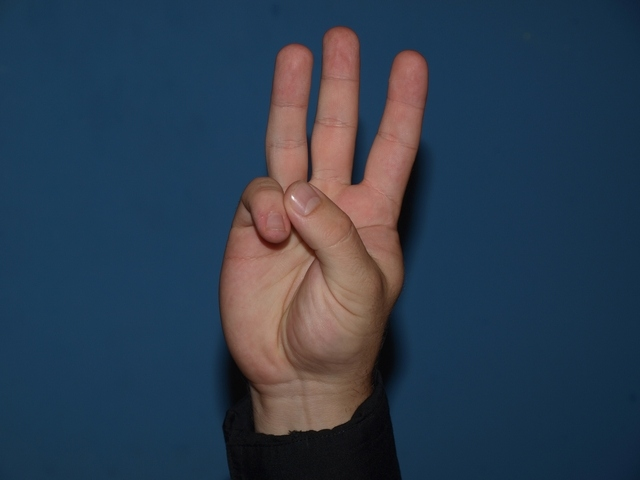
#> input picture HandDetection/hands.jpg, 640 x 480 px; its folder holds only this picture in this run
$ python -i handDetection.py   (imports and definitions only)   (older library calls are emulated)
#> lines starting #> are read from the running program, lines starting #| are printed output that depends on the picture; after the words box and inside, x2 and y2 are one past the last pixel; in counts of white or black regions, pixels touching at a corner belong together
#> further down, picture is the input picture: shape (480, 640, 3); mean B, G, R 79.6, 61.4, 45.6
### HandDetection/utils.py
import cv2 as cv
import numpy as np
import matplotlib.pyplot as plt
from pprint import pprint
from math import sqrt
from math import acos
import math

# Calculate the vector between two points
def get_vector(p1, p2):
    return (p2[0] - p1[0] , p2[1] - p1[1])

# Add Vectors
def vector_add(p1, p2):
    return (p1[0] + p2[0], p1[1] + p2[1])

# Vector to integers
def vector_to_int(v):
    return (int(v[0]), int(v[1]))

# Multiply Vectors
def vector_mult(v1, m):
    return (v1[0]*m, v1[1]*m)

# Normalize Vectors
def vector_normalize(v):
    length = vector_length(v)
    return (v[0]/length, v[1]/length)

# Subtract Vectors
def vector_sub(p1, p2):
    return (p1[0] - p2[0], p1[1] - p2[1])

# Calculate the mean point
def mid_point(p1, p2):
    return ((p2[0] + p1[0])/2, (p2[1] + p1[1])/2)

# Optimized to Compare Distances
def distance_sqr(p1, p2):
    x1, y1 = p1
    x2, y2 = p2
    v1, v2 = (x1-x2, y1-y2)
    return v1*v1 + v2*v2

# Compute the dot product
def dot_product(v1, v2):
    return v1[0] * v2[0] + v1[1] * v2[1]

# Compute the vector Length
def vector_length(v):
    x, y = v
    return sqrt(x*x + y*y)


# Compute the vector length without the sqr (Used only to compare values)
def vector_length_sqr(v):
    x, y = v
    return x*x + y*y

# Compute the Angle of a Vector
def vector_angle(vector):
    angle = math.atan2(vector[1], vector[0])

def vectors_angle(v1, v2):
    ab = dot_product(v1,v2)
    norm_ab = vector_length(v1) * vector_length(v2)

    if(norm_ab == 0): return math.pi

    res = ab/norm_ab

    if(res > 1.0): res = 1.0


    return acos(res)

### HandDetection/hand.py
import cv2 as cv
import numpy as np
import matplotlib.pyplot as plt
import math
from utils import *

class Hand:

    THUMB_ANGLE = math.pi*35/180
    Y_ANGLE = math.pi*40/180
    L_ANGLE = math.pi*45/180

    def __init__(self, contour, hull, center, defects, points, rect):
        self.contour = contour
        self.hull = hull
        self.center = center
        self.defects = defects
        self.points = points
        self.fingers = len(defects) + 1
        self.rect = rect
        self.finger_list = []

        x,y,w,h = rect

        self.thumb = None
        self.width = w
        self.height = h
        self.big_radius = 0
        self.debug_points = []
        self.top_left = (x,y)
        self.bottom_right = (x + w,y + h)
        self.debug_lines = []
        self.pose = None

        min_rect = cv.minAreaRect(contour)
        points = cv.boxPoints(min_rect)
        points = np.int0(points)
        self.min_rect = min_rect
        self.min_rect_points = points

        self.palm_rect_points = []

    def set_local_palm_rect(self, local_contour):
        min_rect = cv.minAreaRect(local_contour)
        points = cv.boxPoints(min_rect)
        self.palm_rect_points = np.int0(points)
        p1, p2, p3, p4 = self.palm_rect_points

        v1 = vector_sub(p2,p1)
        v2 = vector_sub(p3,p2)

        if(vector_length_sqr(v1) > vector_length_sqr(v2)):
            self.tangent = v1
            self.normal = v2
        else:
            self.tangent = v2
            self.normal = v1

        p0 = vector_add(self.center, self.tangent)
        p1 = self.center
        self.debug_lines.append([p0, p1])

    def setLocalCenter(self, local_center):
        self.local_center = local_center
        x,y = self.top_left
        lx, ly = local_center
        self.center = (x + lx, y + ly)

    # [142 lines left out: functions calculate_thumb, sort_fingers_by_thumb, remove_small_fingers, processHandPose, is_ily_pose, is_all_right_pose and 4 more, not called in this run]

### HandDetection/handDetection.py
import cv2 as cv
import numpy as np
import matplotlib.pyplot as plt
from pprint import pprint
import math
from math import sqrt
from math import acos
from hand import *
from finger import *
from globals import *

# [13 lines left out: function clustering, not called in this run]

# Change the calculation to somehow use the average position of the point
def add_point_to_hand(handPoints, newPoint, minDistance=20):
    canAdd = True
    x2, y2 = newPoint
    points_found = []
    for point in handPoints:
        x1, y1 = point[0]
        v1, v2 = (x1-x2, y1-y2)
        distance = sqrt(v1 * v1 + v2 * v2)
        if distance < minDistance:
            points_found.append(point)
            break
    sum = newPoint
    count = 1
    for point in points_found:
        x1, y1 = point[0]
        sum = (sum[0] + x1, sum[1] + y1)
        count = count + 1
        handPoints = [p for p in handPoints if p[0][0] != x1 and p[0][1] != y1]

    m = [sum[0]/count, sum[1]/count]
    handPoints.append(np.array([m]))


# Compute Angle Between 3 Points Where PC is the Center Point
def angle(pc, p1, p2):
    v1 = (p1[0] - pc[0], p1[1] - pc[1])
    v2 = (p2[0] - pc[0], p2[1] - pc[1])
    return vectors_angle(v1, v2)

# Calculates the convexity Defects Filtering Unecessary Points
def compute_convexity_defects(contour, hull, threshold=90):
    length = 0.005*cv.arcLength(contour, True)
    lengthSQR = length * length
    thresh = math.pi * threshold / 180
    result = []

    if(cv.isContourConvex(contour)):
            return np.array(result)

    defects = cv.convexityDefects(contour, hull)
    if hasattr(defects, 'shape'):
        for i in range(defects.shape[0]):
            defect = defects[i]
            s, e, f, d = defect[0]
            start = tuple(contour[s][0])
            end = tuple(contour[e][0])
            far = tuple(contour[f][0])

            mDist = max( [distance_sqr(start,far), distance_sqr(end,far)] )

            ang = angle(far, start, end)

            #Work around to filter lower convexity points
            if far[1] < start[1] or far[1] < end[1]:
                continue

            if(mDist >= lengthSQR and ang <= thresh):
                result.append(defect)

    result = np.array(result)
    return result

# Calculate the center of the hull
def calculate_center(hull):
    M = cv.moments(hull)
    x = int(M["m10"] / M["m00"])
    y = int(M["m01"] / M["m00"])

    return (x,y)

# Calculates the hull and the respective hand points (Change the calculation to use the point average)
def calculate_hand_points(contours):
    hands = []

    for contour in contours:
        handPoints = []
        length = 0.01*cv.arcLength(contour, True)
        hull = cv.convexHull(contour)
        rect = cv.boundingRect(contour)

        defects = compute_convexity_defects(contour, cv.convexHull(contour, returnPoints=False))

        if hasattr(defects, 'shape'):
            for i in range(defects.shape[0]):
                s, e, _, _ = defects[i,0]
                start = tuple(contour[s][0])
                end = tuple(contour[e][0])
                add_point_to_hand(handPoints, start, length)
                add_point_to_hand(handPoints, end, length)

        # if(len(handPoints) == 0):
        #     continue

        handPoints = np.array(handPoints, np.int32)
        hand = Hand(
            contour,
            hull,
            calculate_center(hull),
            defects,
            handPoints,
            rect)
        hands.append(hand)

    return hands

# Filters the Contour Size to limit small objects
def filter_contour_size(contours, imageArea):
    final_contours = []
    for contour in contours:
        area = cv.contourArea(contour)
        if area >= imageArea/16:
            final_contours.append(contour)

    return np.array(final_contours)

# [4 lines left out: function show_svg, not called in this run]

def findMaxCoords(matrix):
    (x, y) = np.unravel_index(matrix.argmax(), matrix.shape)
    return (y, x)


#Calculates the distance transform of a MASK (useful to find the center of the hand later)
# [11 lines left out: functions calculateDistanceTransform, checkCircle, not called in this run]

# Creates a new kernel correctly centered
def calculateKernel(kernelType, dimension):
    if dimension & 2 == 1: dimension -= 1
    dimension_center = int(dimension/2)
    return cv.getStructuringElement(kernelType, (dimension + 1, dimension + 1), (dimension_center, dimension_center))

# [7 lines left out: function calculate_fingers, not called in this run]

def processHands(hands, mask):
    global DEBUG
    i = 0
    for hand in hands:

        # Correct Hand Fill
        height, width = mask.shape[:2]

        blankImage = np.zeros((height, width, 1), np.uint8)

        mask = cv.fillPoly(blankImage, [hand.contour], (255))
        h, w = mask.shape[:2]
        minimum = int( min(w,h) * 0.01)
        cv.rectangle(mask, (0,0), (w,h), 0, thickness=minimum)

        i += 1

        x1, y1 = hand.top_left
        x2, y2 = hand.bottom_right

        # Returns only the pixels related to our hand
        local_mask = mask[y1:y2, x1: x2]
        if DEBUG:
            cv.imshow("LocalMask {0}".format(i), local_mask)
        _ , handContours , _ = cv.findContours(local_mask, cv.RETR_EXTERNAL, cv.CHAIN_APPROX_NONE)

        hand_contour = max(handContours, key=lambda x: cv.contourArea(x))

        # Calculate the distance for each pixel to the closest 0
        distance_transform = cv.distanceTransform(local_mask, cv.DIST_L2, cv.DIST_MASK_PRECISE)

        # Using the max value we can determine the radius of the inner circle (UNUSED)
        radius = np.amax(distance_transform)

        # Normalize the distance_transform to work with propotions instead of pixels
        cv.normalize(distance_transform, distance_transform, 0, 1.0, cv.NORM_MINMAX)


        # Set the local center of the hand (This sets the global center correctly)
        hand.setLocalCenter(findMaxCoords(distance_transform))
        hand.radius = radius

        # A global threshold of 1/4 of the hand distance seems to work just fine.
        lower_threshold = 0.25

        # Radius of the outer circle, can be used to sample and filter the number of fingers (UNUSED)
        hand.big_radius = int(lower_threshold * radius)

        # Calculation of the Kernel Size using the hand propotions
        dilation = int(lower_threshold * radius)


        #Calculate the threshold of the hand's palm
        _, thresh = cv.threshold(distance_transform, lower_threshold, 1.0, cv.THRESH_BINARY)

        # Debuging the distance transform
        if DEBUG:
            cv.imshow("distance_transform {0}".format(i), distance_transform)

        # Normalize and convert the threshhold to uint8 (to later subtract)
        cv.normalize(thresh, thresh, 0, 255, cv.NORM_MINMAX)
        thresh = thresh.astype(np.uint8)
        if DEBUG:
            cv.imshow("thresh {0}".format(i), thresh)

        # Correctly Define the kernel to have expected expansions
        kernel = calculateKernel(cv.MORPH_ELLIPSE, dilation)

        #Apply opening Manualy with 4 times the dilation
        #The reason to erode is to get rid of small artifacts (parts of the fingers)
        #And then dilate the area as much as possible to obtain an reasonably large palm
        kernel = calculateKernel(cv.MORPH_ELLIPSE, dilation)
        thresh = cv.morphologyEx(thresh, cv.MORPH_ERODE, kernel, iterations=1)

        thresh = cv.morphologyEx(thresh, cv.MORPH_DILATE, kernel, iterations=4)

        #Debug the theshold at this point
        if DEBUG:
            cv.imshow("thresh2 {0}".format(i), thresh)

        #Calculate the palm rect
        _ , local_palm_contour , _ = cv.findContours(thresh, cv.RETR_EXTERNAL, cv.CHAIN_APPROX_NONE)
        local_palm_contour = max(local_palm_contour, key=lambda x: cv.contourArea(x))
        hand.set_local_palm_rect(local_palm_contour)

        #To find the fingers subtract the original mask to the palm's mask
        subtraction = cv.subtract(local_mask, thresh)

        #Calculate a smaller kernel to erode the fingers
        #This Erosion is useful to separate fingers that were to close to each other
        kernel = calculateKernel(cv.MORPH_ELLIPSE, int(dilation/3))

        subtraction = cv.erode(subtraction, kernel, iterations=1)

        #Debug the resulting fingers
        if DEBUG:
            cv.imshow("SubTraction {0}".format(i), subtraction)

        #Find the contour for each finger
        _, contours, _ = cv.findContours(subtraction, cv.RETR_EXTERNAL, cv.CHAIN_APPROX_NONE)

        area = hand.width * hand.height

        #Some times (depending on the image quality) some artifacts may appear
        #This filter removes the contours with a porpotion less than the area/15
        #15 was found as a good value via trial and error

        contours = filter_contour_size(contours, area/15)

        calculate_fingers(hand, contours, hand_contour)

        #Sets the current number of fingers to the number of filtered contours
        hand.processHandPose()
        #hand.fingers = len(contours)
        print("FINGERS:")
        print(hand.fingers)


# [95 lines left out: function drawResultsInImage, not called in this run]

def calculate_range(value, offset, min_v, max_v):
    return (max(value - offset, min_v), min(value + offset, max_v))

# Sample points from the HSV image and calculates the mean of h,s,v  components
# [32 lines left out: function calibrateHSV, not called in this run]

def processImage(image):
    global mouseX, mouseY, hue_range, saturation_range, value_range, real_time
    # Apply Gaussian blur
    h,w = image.shape[:2]
#> h = 480; w = 640
    minP = int(min(h,w) * 0.005)
#> minP = 2
    if(minP % 2 == 0): minP += 1
#> minP = 3
    #image = cv.GaussianBlur(image, (3, 3), 1)
    #GaussianBlur based on image porpotions
    image = cv.GaussianBlur(image, (minP, minP), 4)
    #bwImage = cv.cvtColor(image, cv.COLOR_BGR2GRAY)

    imageArea = image.shape[0] * image.shape[1]
#> imageArea = 307200
    # print('Area:', imageArea)


    # Convert to HSV color-space
    hsvImage = cv.cvtColor(image, cv.COLOR_BGR2HSV)
#> hsvImage: shape (480, 640, 3); mean H, S, V 87.6, 156.9, 89.3
    #hsvImage = clustering(hsvImage)
    # (h, s, v) = cv.split(hsvImage)
    hsvImage = cv.pyrMeanShiftFiltering(hsvImage, 2, 25, maxLevel = 1)
#> hsvImage: shape (480, 640, 3); mean H, S, V 87.6, 157, 89.4
    # [11 lines of commented-out code are left out]
    cv.namedWindow('Hand')
    cv.setMouseCallback('Hand',show_svg)

    # Calculate the lower and upper HS values
    minH = 0
    maxH = 30

    minS = 7
    maxS = 250

    minH = 0
    maxH = 50
    minS = 255 * 0.21
    maxS = 255 * 0.68
    maxV = 255
    minV = 255 * 0
    lower = (minH,minS, minV)
    upper = (maxH, maxS, maxV)

    if(real_time):
        lower = (hue_range[0], saturation_range[0], value_range[0])
        upper = (hue_range[1], saturation_range[1], value_range[1])
    print(lower, upper)

    # Mask HS Values
    mask = cv.inRange(hsvImage, lower, upper)
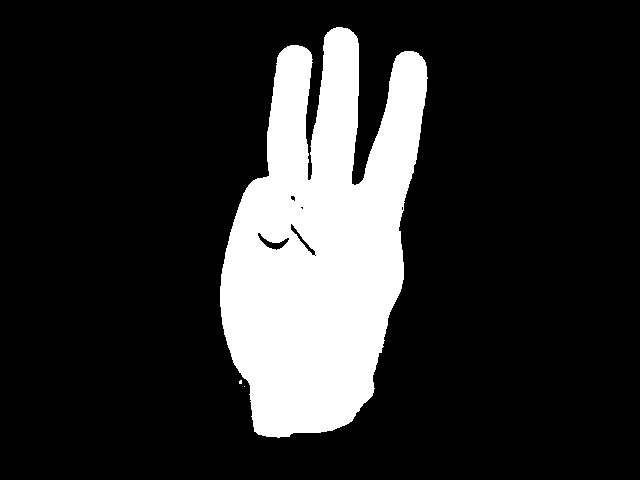
#> mask: shape (480, 640); 17.8% white; 3 white regions (2 under 20 px), largest, box (x1, y1, x2, y2) and area: (220, 27, 428, 438) 54796

    mask = cv.erode(mask, (minP,minP), iterations=2)
#> mask: shape (480, 640); 17.6% white; 2 white regions (1 under 20 px), largest, box (x1, y1, x2, y2) and area: (220, 29, 427, 438) 54191
    mask = cv.dilate(mask, (minP,minP), iterations=3)
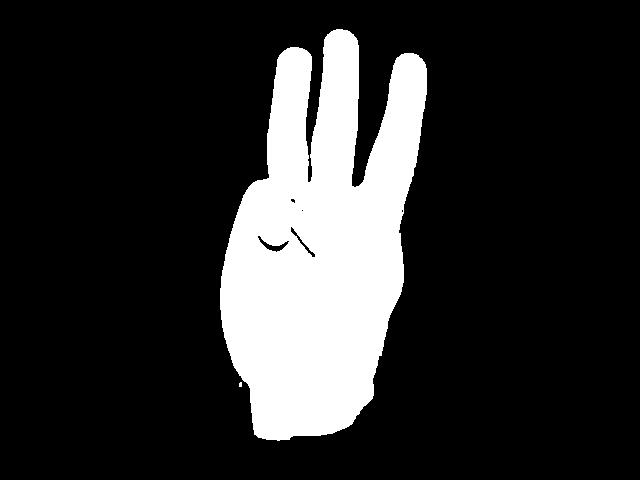
#> mask: shape (480, 640); 17.9% white; 2 white regions (1 under 20 px)

    # Find the contours of different hands
    ret, contours, hierarchy = cv.findContours(mask, cv.RETR_EXTERNAL, cv.CHAIN_APPROX_NONE)
#> contours = 2 contours, 1 with area under 20; largest, box (x1, y1, x2, y2) and area: (220, 29, 427, 441) 54568

    contours = filter_contour_size(contours, imageArea/2)
#> the loop in filter_contour_size, `for contour in contours:` made 2 passes
#> area on pass 2: 54567.5
#> after the loop in filter_contour_size, `for contour in contours:`: final_contours = 1 contour; box (x1, y1, x2, y2) and area: (220, 29, 427, 441) 54568

    # Calculate points closest to a Point of Interest
    hands = calculate_hand_points(contours)
#> the loop in calculate_hand_points, `for contour in contours:` made 1 pass
#> (lengthSQR in compute_convexity_defects, thresh in compute_convexity_defects) on pass 1: (67.1, 1.57)
    hands.sort(key=lambda x: x.center[0])

    processHands(hands, mask)
#> the loop in processHands, `for hand in hands:` made 1 pass
#> pass 1, in processHands, `local_mask = mask[y1:y2, x1: x2]`:
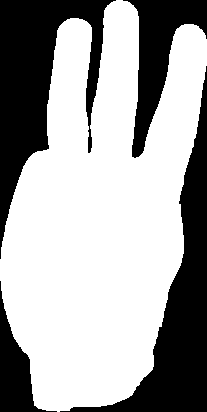
#> local_mask: shape (412, 207, 1); 64.9% white; 4 black regions, box (x1, y1, x2, y2) and area: (0, 0, 116, 259) 11263, (60, 66, 207, 412) 11222, (123, 0, 207, 158) 4959, (0, 281, 57, 412) 2518
#> pass 1, in processHands, `distance_transform = cv.distanceTransform(local_mask, cv.DIST_L2, cv.D..`:
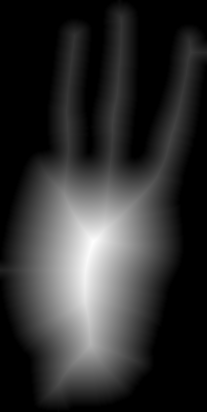
#> distance_transform: shape (412, 207) float32; min 0, max 89, mean 17.1; drawn with min black and max white
#> pass 1, in processHands, `_, thresh = cv.threshold(distance_transform, lower_threshold, 1.0, cv...`:
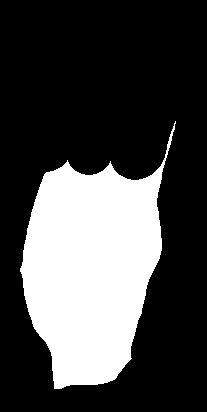
#> thresh: shape (412, 207) float32; values 0 (black) and 1 (white), 28.3% white; 1 white region, box (x1, y1, x2, y2) and area: (20, 121, 176, 389) 24111
#> after the loop in processHands, `for hand in hands:`:
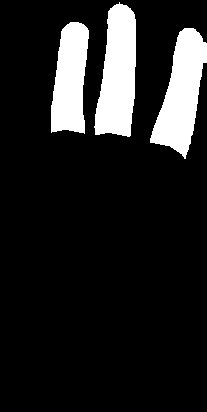
#> subtraction: shape (412, 207); 13.3% white; 3 white regions, box (x1, y1, x2, y2) and area: (94, 2, 136, 137) 4130, (150, 28, 207, 159) 4002, (51, 22, 89, 134) 3198
#> after the loop in processHands, `for hand in hands:`:
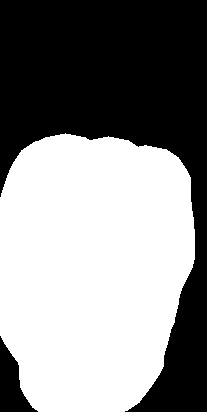
#> thresh: shape (412, 207); 54.1% white; 2 black regions, box (x1, y1, x2, y2) and area: (0, 0, 207, 412) 37800, (0, 336, 38, 412) 1381

    drawResultsInImage(mask, image, hsvImage, hands)

    res = []
    for hand in hands:
        res.append(hand.fingers)

    return res

# [51 lines left out: functions processImageRealTime, testRealTime, process_file, test, not called in this run]

#testRealTime()
#test()

>>> import cv2
>>> picture = cv2.imread('hands.jpg')
#> (the run stopped early here; a loop or call above may not have finished)
